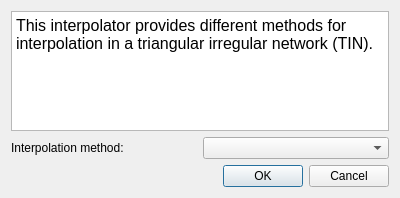
<ui version="4.0" >
 <class>QgsTINInterpolatorDialogBase</class>
 <widget class="QDialog" name="QgsTINInterpolatorDialogBase" >
  <property name="geometry" >
   <rect>
    <x>0</x>
    <y>0</y>
    <width>400</width>
    <height>198</height>
   </rect>
  </property>
  <property name="windowTitle" >
   <string>Triangle based interpolation</string>
  </property>
  <layout class="QGridLayout" >
   <item row="0" column="0" >
    <widget class="QTextBrowser" name="mDescriptionTextBrowser" >
     <property name="html" >
      <string>&lt;html>&lt;head>&lt;meta name="qrichtext" content="1" />&lt;style type="text/css">
p, li { white-space: pre-wrap; }
&lt;/style>&lt;/head>&lt;body style=" font-family:'Sans Serif'; font-size:12pt; font-weight:400; font-style:normal;">
&lt;p style=" margin-top:0px; margin-bottom:0px; margin-left:0px; margin-right:0px; -qt-block-indent:0; text-indent:0px;">This interpolator provides different methods for interpolation in a triangular irregular network (TIN).&lt;/p>&lt;/body>&lt;/html></string>
     </property>
    </widget>
   </item>
   <item row="1" column="0" >
    <layout class="QHBoxLayout" >
     <item>
      <widget class="QLabel" name="mInterpolationMethodLabel" >
       <property name="text" >
        <string>Interpolation method:</string>
       </property>
      </widget>
     </item>
     <item>
      <widget class="QComboBox" name="mInterpolationComboBox" />
     </item>
    </layout>
   </item>
   <item row="2" column="0" >
    <widget class="QDialogButtonBox" name="buttonBox" >
     <property name="orientation" >
      <enum>Qt::Horizontal</enum>
     </property>
     <property name="standardButtons" >
      <set>QDialogButtonBox::Cancel|QDialogButtonBox::NoButton|QDialogButtonBox::Ok</set>
     </property>
    </widget>
   </item>
  </layout>
 </widget>
 <resources/>
 <connections>
  <connection>
   <sender>buttonBox</sender>
   <signal>accepted()</signal>
   <receiver>QgsTINInterpolatorDialogBase</receiver>
   <slot>accept()</slot>
   <hints>
    <hint type="sourcelabel" >
     <x>248</x>
     <y>254</y>
    </hint>
    <hint type="destinationlabel" >
     <x>157</x>
     <y>274</y>
    </hint>
   </hints>
  </connection>
  <connection>
   <sender>buttonBox</sender>
   <signal>rejected()</signal>
   <receiver>QgsTINInterpolatorDialogBase</receiver>
   <slot>reject()</slot>
   <hints>
    <hint type="sourcelabel" >
     <x>316</x>
     <y>260</y>
    </hint>
    <hint type="destinationlabel" >
     <x>286</x>
     <y>274</y>
    </hint>
   </hints>
  </connection>
 </connections>
</ui>
